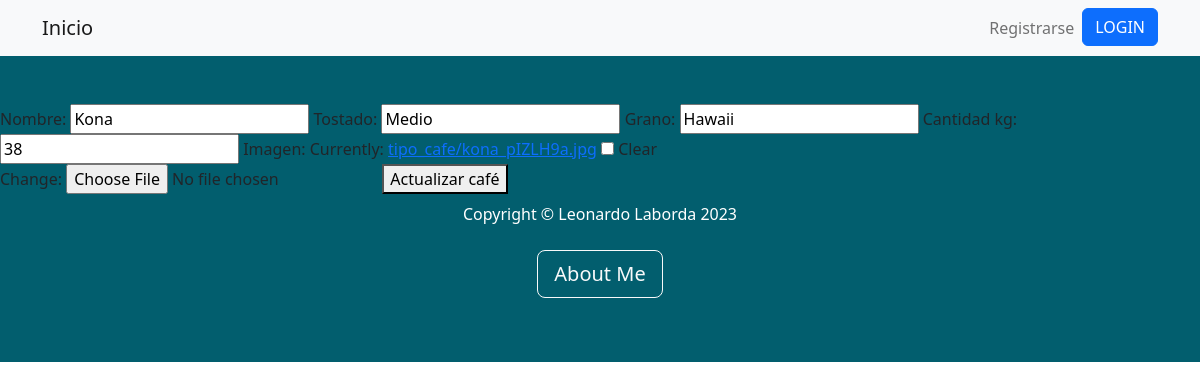
Screenshot of /tercera_entregaApp/cafeupdate/3/ with the database file from the repository.
### tercera_entregaApp/models.py (models this page shows, shortened)
class Tipo_cafe(models.Model):
    nombre = models.CharField(max_length=50)
    tostado = models.CharField(max_length=50)
    grano = models.CharField(max_length=50)
    cantidad_kg = models.IntegerField()
    imagen = models.ImageField(upload_to='tipo_cafe/', blank=True, null=True)

### tercera_entregaApp/views.py (the view, shortened to what this page needs)
# urls.py: path('cafeupdate/<pk>/', Cafeupdate.as_view(), name="cafeupdate"),
class Cafeupdate(UpdateView):
    model = Tipo_cafe
    template_name = 'cafeupdate.html'
    fields = ('nombre', 'tostado', 'grano', 'cantidad_kg', 'imagen')
    success_url = '/tercera_entregaApp/'
    context_object_name = 'cafeup'

### tercera_entregaApp/templates/cafeupdate.html (shortened to what this page needs)
{% extends 'base.html' %}
{% load static %}
{% block herencia %}
<form action="{% url 'cafeupdate' cafeup.pk %}" method="POST" enctype="multipart/form-data">
  {{ form.as_table }}
  <button type="submit">Actualizar café</button>
</form>
{% endblock herencia %}

### rows the page displays
Tipo_cafe: nombre "Kona", tostado "Medio", grano "Hawaii", cantidad_kg "38"
